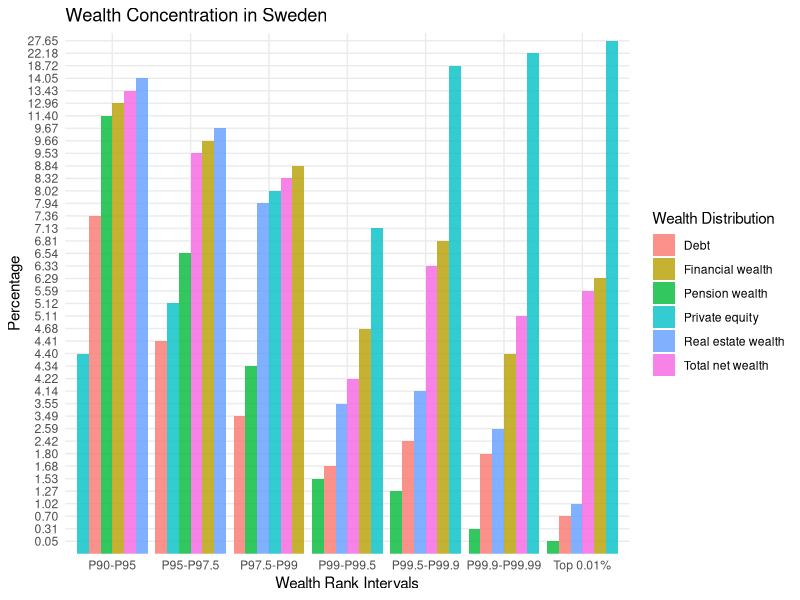

Write the R code that produced this figure.
### Replication of Figure 1
#### Load library
library(tidyverse)

#### Load and clean data set
portfolio <- read_csv('input_distributions_NW-Table 1.csv')
portfolio <- data.frame(portfolio)
portfolio <- portfolio[c(1, 2, 3, 4, 5, 6, 7), ]
colnames(portfolio) <- c('Number of households', 'Real estate wealth', 'Financial wealth', 'Private equity', 'Pension wealth', 'Debt', 'Total net wealth', 'Wealth Level')

#### Create data set for graph
portfolio <- 
  portfolio |>
  gather(`Wealth Distribution`, Percentage, 2:7)
portfolio$Percentage <- format(round(as.numeric(as.character(portfolio$Percentage)), 2), nsmall = 2)

#### Create graph
portfolio |> 
  ggplot(aes(x = `Wealth Level`, y = Percentage, fill = `Wealth Distribution`)) +
  geom_col(position = "dodge", alpha = 0.8) +
  theme_minimal() + 
  labs(x = "Wealth Rank Intervals", y = "Percentage", title = "Wealth Concentration in Sweden")